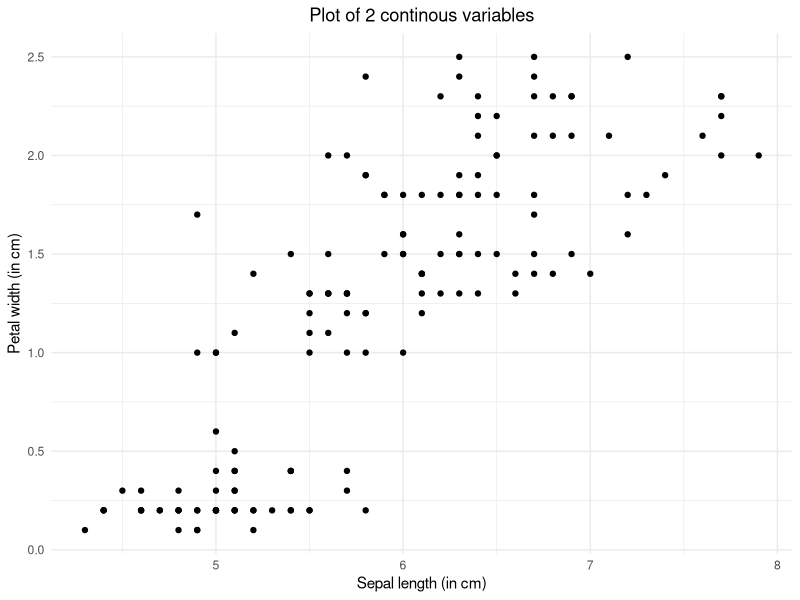
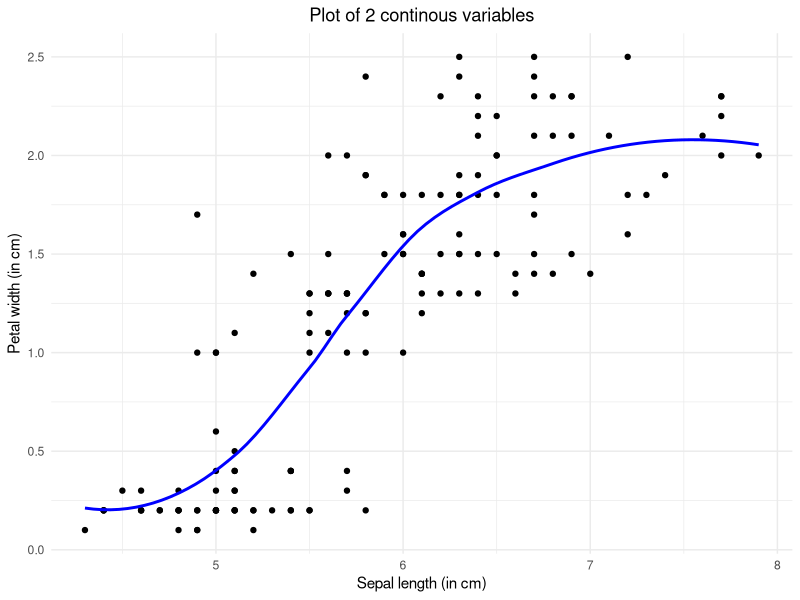
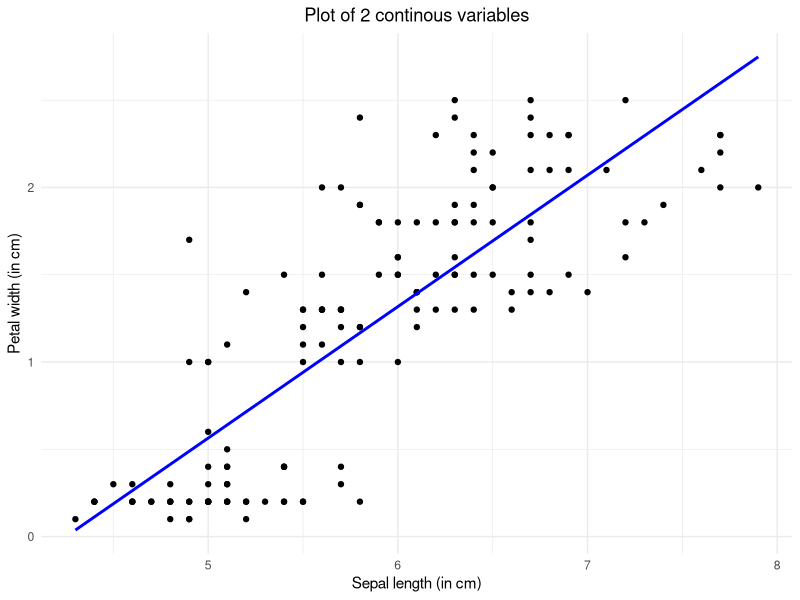
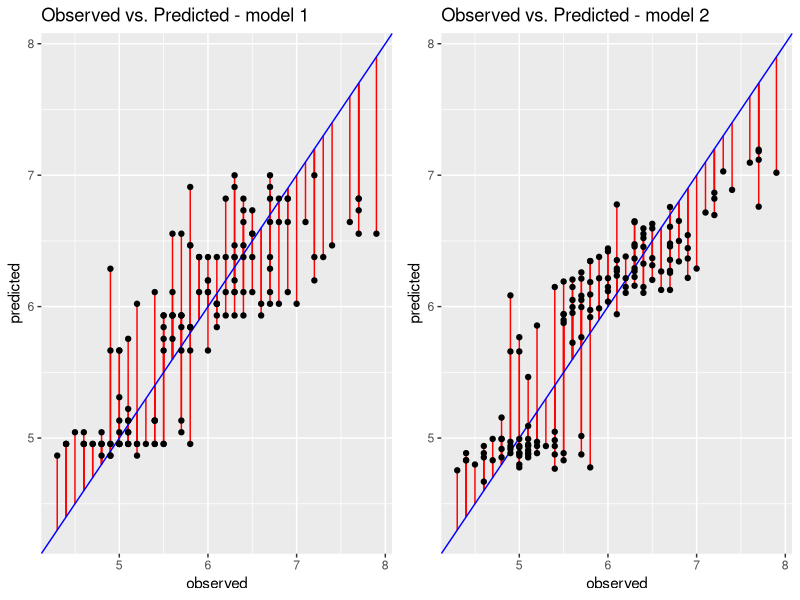

Reproduce these figures in R, in order.
## ---- chunk 1
knitr::opts_chunk$set(fig.pos = 'H')
## ---- chunk 2
library(dplyr)
library(magrittr)
library(ggplot2)
library(gridExtra)
## ---- chunk 3
data <- iris # load the data
head(iris)   # inspect the data

# The data set contains three different kinds of flowers. The petal leaves and sepal leaves are measured in length and width. All measurements are in centimeters.
## ---- chunk 4
ggplot(data) +
  geom_point(aes(Sepal.Length, Petal.Width)) +
  xlab("Sepal length (in cm)") +
  ylab("Petal width (in cm)") +
  labs(col = "Species") +
  theme_minimal() +
  ggtitle("Plot of 2 continous variables")  + 
  theme(plot.title = element_text(hjust = 0.5))
## ---- chunk 5
ggplot(data, aes(x = Sepal.Length, y = Petal.Width)) +
  geom_point() +
  stat_smooth(method = "loess", se=F, col = "blue") +
  xlab("Sepal length (in cm)") +
  ylab("Petal width (in cm)") +
  labs(col = "Species") +
  theme_minimal() +
  ggtitle("Plot of 2 continous variables")  + 
  theme(plot.title = element_text(hjust = 0.5))

# The curve is added to the previous plot by the line `stat_smooth(method = "loess, se = F, col = "blue")`.
## ---- chunk 6
# In comparison to the previous plot, we now adjust "method = "loess"" to "method = "lm"".
ggplot(data, aes(x = Sepal.Length, y = Petal.Width)) +
  geom_point() +
  stat_smooth(method = "lm", se=F, col = "blue") +
  xlab("Sepal length (in cm)") +
  ylab("Petal width (in cm)") +
  labs(col = "Species") +
  theme_minimal() +
  ggtitle("Plot of 2 continous variables")  + 
  theme(plot.title = element_text(hjust = 0.5))

# The line indicates that there seems to be a more or less linear positive relation between the two plotted variables. This means that an increase in sepal length probably indicates an increase in petal width as well.
## ---- chunk 7
# Specify model: outcome = petal width, predictor = sepal width
iris_model1 <- lm(Petal.Width ~ Sepal.Width,
                  data = iris)

summary(iris_model1)
## ---- chunk 8
# specify model
model1 <- lm(Sepal.Length ~ Petal.Width, 
             data = data)

# ask for summary
summary(model1)
## ---- chunk 9
# The regression coefficient indicates the amount of change in the predicted variable when the predictor variable is changed with one unit. In case of the example model, this means that for every centimeter increase in the width of a petal leaf, the predicted length of a sepal leaf increases by 0.89 cm.
## ---- chunk 10
# The coefficients seem to be in accordance with the earlier plots. They are not exactly the same, but indicate a similar positive relationship.
## ---- chunk 11
# Specify additional predictors
model2 <- lm(Sepal.Length ~ Petal.Width + Petal.Length, 
             data = data)

# Ask for summary statistics again
summary(model2)

# When comparing the coefficients of model 2 with the coefficients of model 1, we can see that adding a predictor can change the coefficients of other predictors as well (it is a new model after all). In this example, it is notable that the coefficient for petal width has become a negative number, while it was positive in model 1.
## ---- chunk 12
# Create 3rd model with categorical predictor
model3 <- lm(Sepal.Length ~ Sepal.Width + Petal.Length + Species,
             data = data)

# Ask for summary data
summary(model3)

# In the output, we see that 'Species' has multiple rows of output, and that one species (Setosa) does not seem to show. Setosa is the reference group. The other two lines are those respecitve groups compared to the setosa group. This means that that the predicted sepal length of a versicolor would be .9558 lower than the predicted value of a setosas with the same values on the other variables.

## ---- chunk 13
AICvalues <- rbind(AIC(model1), AIC(model2))
BICvalues <- rbind(BIC(model1), BIC(model2))
MSEvalues <- rbind(mean(model1$residuals^2), 
                    mean(model2$residuals^2))

modelfitvalues <- cbind(AICvalues, BICvalues, MSEvalues)
rownames(modelfitvalues) <- c("model1", "model2")
colnames(modelfitvalues) <- c("AIC", "BIC", "MSE")
modelfitvalues 

# We see that the second AIC is lower, and thus this model has a better fit-complexity trade-off. The BIC has the same conclusion as the AIC in this case. The MSE of the second model is lower, and therefore indicates less error and a better fit.

# R2 difference test (deviance)
anova(model1, model2)

# The residual sum of squares is significantly lower for model 2, indicating a better fit for this model
## ---- chunk 14
predvals1           <- cbind(data$Sepal.Length, model1$fitted.values)
colnames(predvals1) <- c("observed", "predicted")
predvals1           <- as.data.frame(predvals1)
## ---- chunk 15
obspred1 <- ggplot(data = predvals1, aes(x = observed, y = predicted)) +
  geom_segment(aes(xend = observed, yend = observed), col = "red") +
  geom_abline(slope = 1, intercept = 0, col = "blue") +
  geom_point() +
  ggtitle("Observed vs. Predicted - model 1")
## ---- chunk 16
predvals2 <- cbind(data$Sepal.Length, model2$fitted.values)
colnames(predvals2) <- c("observed", "predicted")
predvals2 <- as.data.frame(predvals2)

obspred2 <- ggplot(data = predvals2, aes(x = observed, y = predicted)) +
  geom_segment(aes(xend = observed, yend = observed), col = "red") +
  geom_abline(slope = 1, intercept = 0, col = "blue") +
  geom_point() +
  ggtitle("Observed vs. Predicted - model 2")

## ---- chunk 17
grid.arrange(obspred1, obspred2, ncol = 2)

# Above, the observed vs. predicted plots for both model 1 (1 predictor) and model 2 (an additional predictor) are shown. In the second plot, it can be seen that all the red lines are shorter, indicating less error, a lower sum of squares, and thus a better fit.
## ---- chunk 18
# Calculate score
10.2 + .7*44 + 1.3*27 # 76.1
## ---- chunk 19
# Imputed equation X_age = 52, X_income = 26
10.2 + 0.7 * 52 + 1.3 * 26 + 0.01 * 52 * 26 # 93.92
